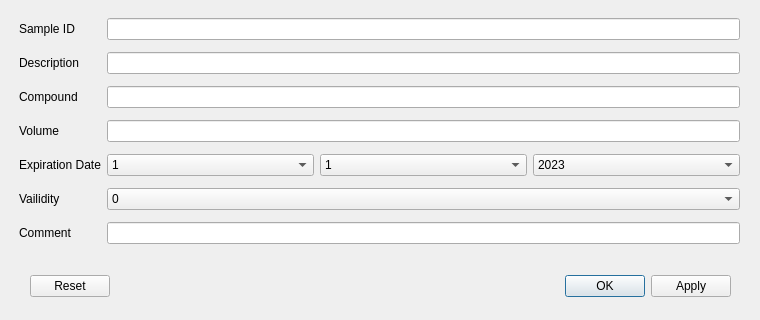
<?xml version="1.0" encoding="UTF-8"?>
<ui version="4.0">
 <class>Dialog</class>
 <widget class="QDialog" name="Dialog">
  <property name="geometry">
   <rect>
    <x>0</x>
    <y>0</y>
    <width>760</width>
    <height>320</height>
   </rect>
  </property>
  <property name="windowTitle">
   <string>Dialog</string>
  </property>
  <widget class="QDialogButtonBox" name="buttonBox">
   <property name="geometry">
    <rect>
     <x>30</x>
     <y>270</y>
     <width>701</width>
     <height>32</height>
    </rect>
   </property>
   <property name="locale">
    <locale language="German" country="Germany"/>
   </property>
   <property name="orientation">
    <enum>Qt::Horizontal</enum>
   </property>
   <property name="standardButtons">
    <set>QDialogButtonBox::Apply|QDialogButtonBox::Ok|QDialogButtonBox::Reset</set>
   </property>
  </widget>
  <widget class="QWidget" name="gridLayoutWidget">
   <property name="geometry">
    <rect>
     <x>19</x>
     <y>12</y>
     <width>721</width>
     <height>241</height>
    </rect>
   </property>
   <layout class="QGridLayout" name="gridLayout">
    <item row="1" column="0">
     <widget class="QLabel" name="desclabel">
      <property name="text">
       <string>Description</string>
      </property>
     </widget>
    </item>
    <item row="4" column="0">
     <widget class="QLabel" name="exlabel">
      <property name="text">
       <string>Expiration Date</string>
      </property>
     </widget>
    </item>
    <item row="3" column="0">
     <widget class="QLabel" name="vollabel">
      <property name="text">
       <string>Volume</string>
      </property>
     </widget>
    </item>
    <item row="1" column="1">
     <widget class="QLineEdit" name="desc"/>
    </item>
    <item row="0" column="0">
     <widget class="QLabel" name="sidlabel">
      <property name="text">
       <string>Sample ID</string>
      </property>
     </widget>
    </item>
    <item row="2" column="0">
     <widget class="QLabel" name="complabel">
      <property name="text">
       <string>Compound</string>
      </property>
     </widget>
    </item>
    <item row="0" column="1">
     <widget class="QLineEdit" name="sid"/>
    </item>
    <item row="3" column="1">
     <widget class="QLineEdit" name="vol"/>
    </item>
    <item row="5" column="0">
     <widget class="QLabel" name="voslabel">
      <property name="text">
       <string>Vailidity</string>
      </property>
     </widget>
    </item>
    <item row="2" column="1">
     <widget class="QLineEdit" name="comp"/>
    </item>
    <item row="6" column="0">
     <widget class="QLabel" name="commlabel">
      <property name="text">
       <string>Comment</string>
      </property>
     </widget>
    </item>
    <item row="6" column="1">
     <widget class="QLineEdit" name="comm"/>
    </item>
    <item row="4" column="1">
     <layout class="QHBoxLayout" name="horizontalLayout">
      <item>
       <widget class="QComboBox" name="exday">
        <item>
         <property name="text">
          <string>1</string>
         </property>
        </item>
        <item>
         <property name="text">
          <string>2</string>
         </property>
        </item>
        <item>
         <property name="text">
          <string>3</string>
         </property>
        </item>
        <item>
         <property name="text">
          <string>4</string>
         </property>
        </item>
        <item>
         <property name="text">
          <string>5</string>
         </property>
        </item>
        <item>
         <property name="text">
          <string>6</string>
         </property>
        </item>
        <item>
         <property name="text">
          <string>7</string>
         </property>
        </item>
        <item>
         <property name="text">
          <string>8</string>
         </property>
        </item>
        <item>
         <property name="text">
          <string>9</string>
         </property>
        </item>
        <item>
         <property name="text">
          <string>10</string>
         </property>
        </item>
        <item>
         <property name="text">
          <string>11</string>
         </property>
        </item>
        <item>
         <property name="text">
          <string>12</string>
         </property>
        </item>
        <item>
         <property name="text">
          <string>13</string>
         </property>
        </item>
        <item>
         <property name="text">
          <string>14</string>
         </property>
        </item>
        <item>
         <property name="text">
          <string>15</string>
         </property>
        </item>
        <item>
         <property name="text">
          <string>16</string>
         </property>
        </item>
        <item>
         <property name="text">
          <string>17</string>
         </property>
        </item>
        <item>
         <property name="text">
          <string>18</string>
         </property>
        </item>
        <item>
         <property name="text">
          <string>19</string>
         </property>
        </item>
        <item>
         <property name="text">
          <string>20</string>
         </property>
        </item>
        <item>
         <property name="text">
          <string>21</string>
         </property>
        </item>
        <item>
         <property name="text">
          <string>22</string>
         </property>
        </item>
        <item>
         <property name="text">
          <string>23</string>
         </property>
        </item>
        <item>
         <property name="text">
          <string>24</string>
         </property>
        </item>
        <item>
         <property name="text">
          <string>25</string>
         </property>
        </item>
        <item>
         <property name="text">
          <string>26</string>
         </property>
        </item>
        <item>
         <property name="text">
          <string>27</string>
         </property>
        </item>
        <item>
         <property name="text">
          <string>28</string>
         </property>
        </item>
        <item>
         <property name="text">
          <string>29</string>
         </property>
        </item>
        <item>
         <property name="text">
          <string>30</string>
         </property>
        </item>
        <item>
         <property name="text">
          <string>31</string>
         </property>
        </item>
       </widget>
      </item>
      <item>
       <widget class="QComboBox" name="exmonth">
        <item>
         <property name="text">
          <string>1</string>
         </property>
        </item>
        <item>
         <property name="text">
          <string>2</string>
         </property>
        </item>
        <item>
         <property name="text">
          <string>3</string>
         </property>
        </item>
        <item>
         <property name="text">
          <string>4</string>
         </property>
        </item>
        <item>
         <property name="text">
          <string>5</string>
         </property>
        </item>
        <item>
         <property name="text">
          <string>6</string>
         </property>
        </item>
        <item>
         <property name="text">
          <string>7</string>
         </property>
        </item>
        <item>
         <property name="text">
          <string>8</string>
         </property>
        </item>
        <item>
         <property name="text">
          <string>9</string>
         </property>
        </item>
        <item>
         <property name="text">
          <string>10</string>
         </property>
        </item>
        <item>
         <property name="text">
          <string>11</string>
         </property>
        </item>
        <item>
         <property name="text">
          <string>12</string>
         </property>
        </item>
       </widget>
      </item>
      <item>
       <widget class="QComboBox" name="exyear">
        <item>
         <property name="text">
          <string>2023</string>
         </property>
        </item>
        <item>
         <property name="text">
          <string>2024</string>
         </property>
        </item>
        <item>
         <property name="text">
          <string>2025</string>
         </property>
        </item>
        <item>
         <property name="text">
          <string>2026</string>
         </property>
        </item>
        <item>
         <property name="text">
          <string>2027</string>
         </property>
        </item>
        <item>
         <property name="text">
          <string>2028</string>
         </property>
        </item>
        <item>
         <property name="text">
          <string>2029</string>
         </property>
        </item>
        <item>
         <property name="text">
          <string>2030</string>
         </property>
        </item>
        <item>
         <property name="text">
          <string>2031</string>
         </property>
        </item>
        <item>
         <property name="text">
          <string>2032</string>
         </property>
        </item>
        <item>
         <property name="text">
          <string>2033</string>
         </property>
        </item>
       </widget>
      </item>
     </layout>
    </item>
    <item row="5" column="1">
     <widget class="QComboBox" name="vos">
      <item>
       <property name="text">
        <string>0</string>
       </property>
      </item>
      <item>
       <property name="text">
        <string>1</string>
       </property>
      </item>
     </widget>
    </item>
   </layout>
  </widget>
 </widget>
 <resources/>
 <connections>
  <connection>
   <sender>buttonBox</sender>
   <signal>accepted()</signal>
   <receiver>Dialog</receiver>
   <slot>accept()</slot>
   <hints>
    <hint type="sourcelabel">
     <x>248</x>
     <y>254</y>
    </hint>
    <hint type="destinationlabel">
     <x>157</x>
     <y>274</y>
    </hint>
   </hints>
  </connection>
  <connection>
   <sender>buttonBox</sender>
   <signal>rejected()</signal>
   <receiver>Dialog</receiver>
   <slot>reject()</slot>
   <hints>
    <hint type="sourcelabel">
     <x>316</x>
     <y>260</y>
    </hint>
    <hint type="destinationlabel">
     <x>286</x>
     <y>274</y>
    </hint>
   </hints>
  </connection>
 </connections>
</ui>
